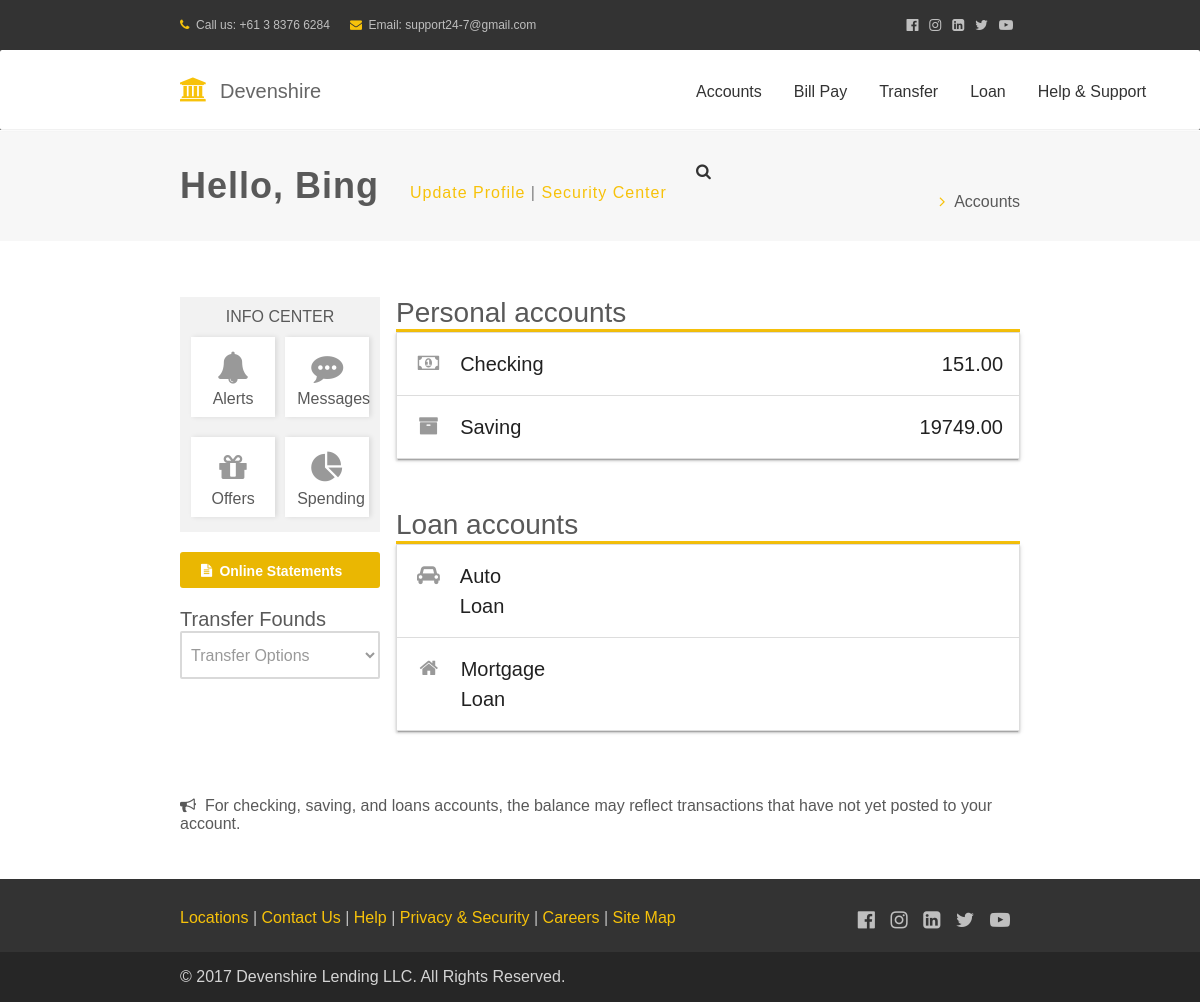
The app's page /accounts/ (signed in), older data.
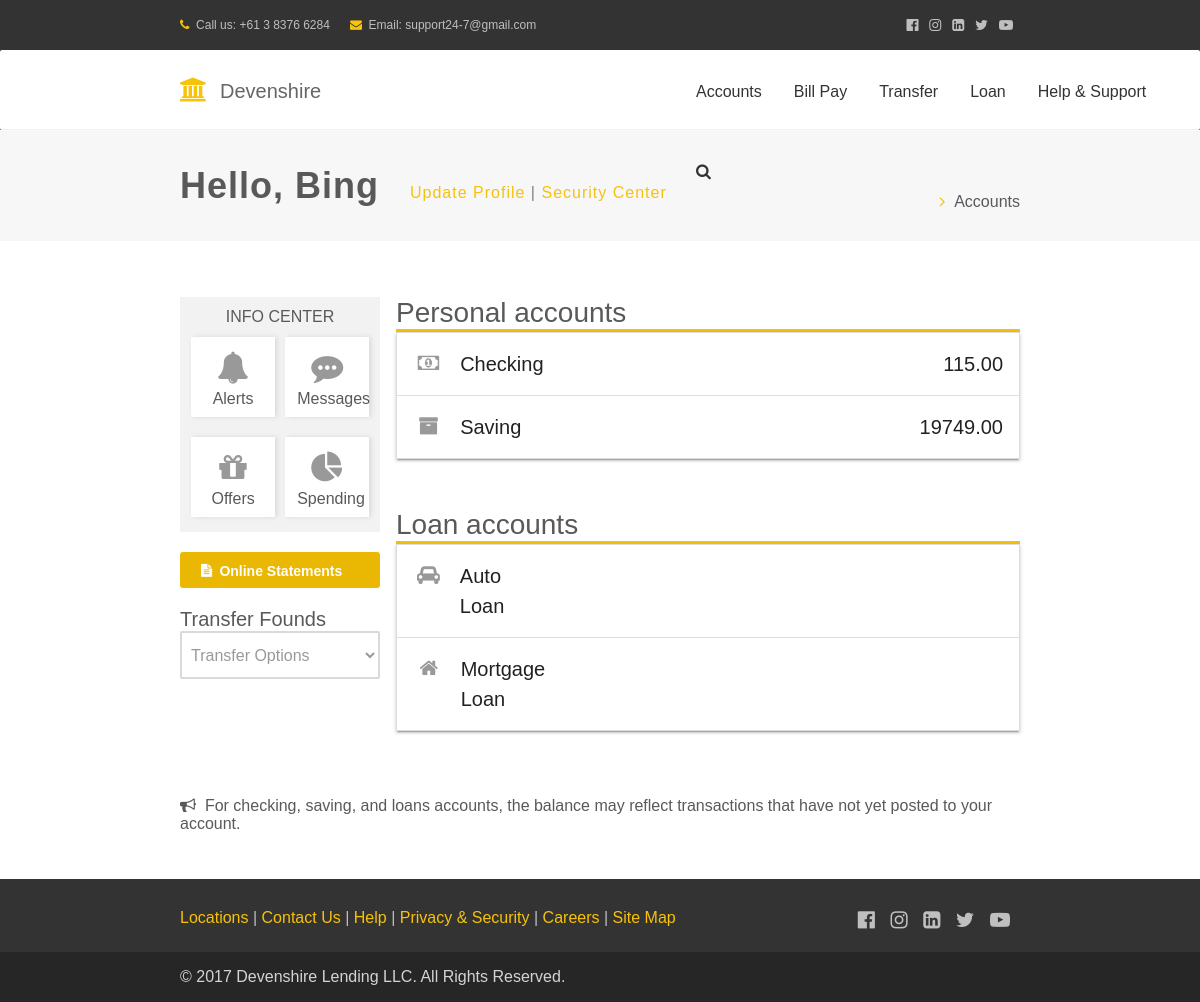
The same page, newer data.
### registration/models.py (models this page shows, shortened)
class TimeStampedModel(models.Model):
    created = models.DateTimeField(auto_now_add=True)
    modified = models.DateTimeField(auto_now=True)
    class Meta:
        abstract = True

class Profile(TimeStampedModel):
    user = models.OneToOneField(User, on_delete=models.CASCADE, related_name='profile')
    last_name = models.CharField(max_length=20, blank=False)
    first_name = models.CharField(max_length=20, blank=False)
    middle_name = models.CharField(max_length=20, blank=True, null=True)
    email = models.EmailField(max_length=32, blank=False)
    phone = models.CharField(max_length=32, blank=False)
    address = models.CharField(max_length=150, blank=False)
    date_of_birth = models.DateField(blank=False)
    GENDER_CHOICES = (
        ('M', 'Male'),
        ('F', 'Female'),
    )
    gender = models.CharField(max_length=1, choices=GENDER_CHOICES, blank=False)
    ssn = models.CharField(max_length=9, blank=False)
    USER_CHOICES = (
        ('C', 'client'),
        ('E', 'employee'),
    )
    type = models.CharField(max_length=1, choices=USER_CHOICES, blank=False)

### account/models.py (models this page shows, shortened)
class Checking_Account(models.Model):
    balance = MoneyField(
        decimal_places=2,
        default=0,
        default_currency='USD',
        max_digits=11,
    )
    account_number = models.BigIntegerField(unique=True)
    account = models.OneToOneField(Account,
                                   on_delete=models.CASCADE,
                                   unique=True,
                                   related_name="checking_account")
    def __str__(self):
        return str(self.account.profile.user.username) + "'s check account"

class Saving_Account(models.Model):
    balance = MoneyField(
        decimal_places=2,
        default=0,
        default_currency='USD',
        max_digits=11,
    )
    account_number = models.BigIntegerField(unique=True)
    account = models.OneToOneField(Account,
                                   on_delete=models.CASCADE,
                                   unique=True,
                                   related_name="saving_account")

### registration/views.py (the view)
# urls.py: url(r'^accounts/$', views.view_accounts, name='view_accounts'),
@login_required
def view_accounts(request):
    context = account_context(request)
    return render(request, 'account.html', context)

### log/templates/account.html (shortened to what this page needs)
{% block content %}
<!DOCTYPE html>
<html lang="en">
<head>
  <link href="/static/css/materialize.css" type="text/css" rel="stylesheet" media="screen,projection"/>
  <link href="/static/css/style.css" type="text/css" rel="stylesheet" media="screen,projection"/>
 <link rel="stylesheet" href="https://cdnjs.cloudflare.com/ajax/libs/font-awesome/4.7.0/css/font-awesome.min.css">
</head>
<body>
    <div class="navbar" style="height: 130px; padding-top:0px;">
        <nav style="height: 50px;background-color: #333333;">
            <div class="container" style="color: #f7c20a;font-size:12px;vertical-align:top">
                <i class="fa fa-phone" style="line-height:50px;vertical-align:top;" aria-hidden="true"></i>&nbsp;
                <span style="line-height:50px;vertical-align:top;color:#bfbfbf">Call us: +61 3 8376 6284</span>
                <i class="fa fa-envelope" style="line-height:50px;vertical-align:top;" aria-hidden="true"></i>&nbsp;
                <span style="line-height:50px;vertical-align:top;color:#bfbfbf">Email: support24-7@gmail.com</span>
                <span style="line-height:50px;vertical-align:top;float:right; font-size:14px;color:#bfbfbf;">
                        <i class="fa fa-facebook-official" aria-hidden="true">&nbsp;&nbsp;</i>
                        <i class="fa fa-instagram" aria-hidden="true">&nbsp;&nbsp;</i>
                        <i class="fa fa-linkedin-square" aria-hidden="true">&nbsp;&nbsp;</i>
                        <i class="fa fa-twitter" aria-hidden="true">&nbsp;&nbsp;</i>
                        <i class="fa fa-youtube-play" aria-hidden="true">&nbsp;&nbsp;</i>
                    </span>
            </div>
        </nav>
        <nav class="boxshadow" style = "height:80px;">
            <div class="container nav-wrapper" style="line-height:55px;vertical-align:middle;">
                <a href="#" class="brand-logo" style="color: #f7c20a;padding-left:0px;"><i class="fa fa-university" aria-hidden="true" style="line-height:50px; vertical-align: middle; font-size:24px;"></i></a><a href="#" class="brand-logo" style="color: #666666; padding-left:40px; font-size:20px;">Devenshire</a>
                <ul style="margin-left:500px;position: fixed;z-index:2;">
                    <li><a href="/accounts" style="height:80px;color:#333333;"><span class="menu">Accounts</span></a></li>
                    <li><a href="/account/transfer" style="height:80px;color:#333333;"><span class="menu">Bill Pay</span></a></li>
                    <li><a class="dropdown-button" href="#" data-activates="dropdown1" data-constrainwidth="false" style="height:80px;color:#333333;"><span class="menu">Transfer</span></a></li>
                    <li><a href="#" style="color:#333333;height:80px;"><span class="menu">Loan</span></a></li>
                    <li><a href="#" style="color:#333333;height:80px;"><span class="menu">Help & Support</span></a></li>
                    <li><a href="#" style="float:right;color:#333333;height:80px;"><span class="menu"><i class="fa fa-search" aria-hidden="true" style="line-height:55px;vertical-align: middle;"></i></span></a></li>
                </ul>
            </div>
        </nav>
    </div>
<div class="page-title"  style="height: 100px; margin-top: 131px;margin-bottom: 20px;">
                <div class="container">
                    <div class="page-title-heading">
                        <h1 class="title" style="color: #595959;padding-top:0px; line-height:0px; font-size:36px;">Hello, {{ user.profile.last_name }}    <span style="margin-left:20px;font-size: 16px; color:#808080;"> <a href="#" style="color:#f7c20a;font-weight: 500;">Update Profile</a> <span style="font-weight: 500;">|</span> <a href="#" style="color:#f7c20a;font-weight: 400;">Security Center</a></span></h1>
                        <span style="float: right; color: #595959; line-height:0px; vertical-align: middle;"><strong><i class="fa fa-angle-right" aria-hidden="true" style="color: #f7c20a;"></i>&nbsp;&nbsp;Accounts</span>
                    </div>
                </div>
    </div>
<div class="container">
<div class="section">
    <div class="row">
      <div class="col s3">
          <div style="margin-top:20px;background-color: #f2f2f2; width:200px;height:235px;margin-bottom: 20px;">
              <div style="color: #595959; font-size: 16px; text-align:center; line-height:40px;vertical-align: middle;"><strong>INFO CENTER</strong></div>
    <div class="row" style="margin-left:10px;">
      <div class="col s5" style="margin-left:1px;background-color: #fff; height:80px;box-shadow: 2px 0 5px rgba(0, 0, 0, 0.1);">
          <div style="text-align: center; line-height: 40px;padding-top: 15px;vertical-align: bottom;padding-bottom: 0px;"><i class="fa fa-bell" aria-hidden="true" style="font-size:32px;color:#999999;"></i>
          </div>
          <div style="line-height: 10px;vertical-align:top;text-align: center;color:#595959;">Alerts</div>
      </div>
      <div class="col s5" style="margin-left:1px;margin-left:10px;background-color: #fff; height:80px;box-shadow: 2px 0 5px rgba(0, 0, 0, 0.1);">
          <div style="text-align: center; line-height: 40px;padding-top: 15px;vertical-align: bottom;padding-bottom: 0px;"><i class="fa fa-commenting" aria-hidden="true" style="font-size:32px;color:#999999;"></i>
          </div>
          <div style="line-height: 10px;vertical-align:top;text-align: center;color:#595959;">Messages</div>
      </div>
    </div>
              <div class="row" style="margin-left:10px;">
      <div class="col s5" style="margin-left:1px;background-color: #fff; height:80px;box-shadow: 2px 0 5px rgba(0, 0, 0, 0.1);">
          <div style="text-align: center; line-height: 40px;padding-top: 15px;vertical-align: bottom;padding-bottom: 0px;"><i class="fa fa-gift" aria-hidden="true" style="font-size:32px;color:#999999;"></i>
          </div>
          <div style="line-height: 10px;vertical-align:top;text-align: center;color:#595959;">Offers</div>
      </div>
      <div class="col s5" style="margin-left:1px;margin-left:10px;background-color: #fff; height:80px;box-shadow: 2px 0 5px rgba(0, 0, 0, 0.1);">
          <div style="text-align: center; line-height: 40px;padding-top: 15px;vertical-align: bottom;padding-bottom: 0px;"><i class="fa fa-pie-chart" aria-hidden="true" style="font-size:32px;color:#999999;"></i>
          </div>
          <div style="line-height: 10px;vertical-align:top;text-align: center;color:#595959;">Spending</div>
      </div>
    </div>
          </div>
      <a id="online_statement" href={% url "download" %} style="width:200px;"><i class="fa fa-file-text" aria-hidden="true" style="line-height:20px; vertical-align: middle;"></i>&nbsp;&nbsp;<span style="font-size: 14px;line-height:20px; vertical-align: middle;">Online Statements</span></a>
              <br>
      <br>
          <div>
          <h5 style="color: #595959; font-size:20px;margin-top:20px;">Transfer Founds</h5>
          <select class="browser-default" style="width:200px; border-color: #d9d9d9; border-width:2px; color:#999999;" name="" onchange="self.location.href=options[selectedIndex].value" >
              <option value="#">Transfer Options</option>
          </select>
          </div>
      </div>
      <div class="col s9" style="background-color:  #fff;">
      <h4 style="color:#595959;font-size: 28px;margin-top:20px;">Personal accounts</h4>
          <div class="divider" style="background-color:#f7c20a;height:3px;margin-bottom: 0px;padding-bottom: 0px;"></div>
      <ul class="collapsible" data-collapsible="accordion" style="background-color: #fff;margin-top:0px;padding-top:0px;">
        <li>
            <div class="collapsible-header" style="font-size: 20px;"><i class="fa fa-money" aria-hidden="true" style="font-size:20px;line-height:28px; vertical-align:middle;color:#999999;"></i>Checking<span style="width: 80%;text-align: right;">{{ checking }}</span></div>
        </li>
        <li>
        <div class="collapsible-header" style="font-size: 20px;"><i class="fa fa-archive" aria-hidden="true" style="font-size:20px;line-height:28px; vertical-align:middle;color:#999999;"></i>Saving&nbsp;&nbsp;&nbsp;&nbsp;<span style="width: 80%;text-align: right;">{{ saving }}</span></div>
        </li>
        </ul>
        <h4 style="color:#595959; margin-top: 50px;font-size: 28px;">Loan accounts</h4>
       <div class="divider" style="background-color:#f7c20a;height:3px;margin-bottom: 0px;padding-bottom: 0px;"></div>
      <ul class="collapsible" data-collapsible="accordion" style="background-color: #fff;margin-top:0px;padding-top:0px;">
        <li>
            <div class="collapsible-header" style="font-size: 20px;"><i class="fa fa-car" aria-hidden="true" style="font-size:20px;line-height:28px; vertical-align:middle;color:#999999;"></i>Auto Loan<span style="width: 80%;text-align: right;"></span></div>
        </li>
        <li>
        <div class="collapsible-header"  style="font-size: 20px;"><i class="fa fa-home" aria-hidden="true" style="font-size:20px;line-height:28px; vertical-align:middle;color:#999999;"></i>Mortgage Loan<span style="width: 70%;text-align: right;"></span></div>
        </li>
        </ul>
    </div>
  </div>
    <div style="margin-top: 50px; color: #595959;">
        <i class="fa fa-bullhorn" aria-hidden="true"></i>&nbsp;&nbsp;For checking, saving, and loans accounts, the balance may reflect transactions that have not yet posted to your account.
    </div>
</div>
</div>
    <footer class = "page-footer" style="background-color: #333333; color: #f7c20a; margin-top: 30px;">
        <div class="container">
        <div class = "row">
            <div class = "col s12">
                <div class="footer-link" style="color:#bfbfbf; padding-top:10px;">
                <a href="#">Locations</a> | <a href="#">Contact Us</a> | <a href="#">Help</a> | <a href="#">Privacy & Security</a> | <a href="#">Careers</a> | <a href="#">Site Map</a>
                    <span style="float:right; font-size:20px;">
                        <i class="fa fa-facebook-official" aria-hidden="true">&nbsp;&nbsp;</i>
                        <i class="fa fa-instagram" aria-hidden="true">&nbsp;&nbsp;</i>
                        <i class="fa fa-linkedin-square" aria-hidden="true">&nbsp;&nbsp;</i>
                        <i class="fa fa-twitter" aria-hidden="true">&nbsp;&nbsp;</i>
                        <i class="fa fa-youtube-play" aria-hidden="true">&nbsp;&nbsp;</i>
                    </span>
                </div>
            </div>
         </div>
        </div>
         <div class = "footer-copyright" style="background-color: #262626;">
            <div class = "container">
               © 2017 Devenshire Lending LLC. All Rights Reserved.
            </div>
         </div>
       </footer>
{% endblock %}
  </body>
</html>

### account/static/account/css/style.css (style rules this page uses)
html,body,div,span,applet,object,iframe,h1,h2,h3,h4,h5,h6,p,blockquote,pre,a,abbr,acronym,address,big,cite,code,del,dfn,em,img,ins,kbd,q,s,samp,small,strike,strong,sub,sup,tt,var,b,u,i,dl,dt,dd,ol,nav ul,nav li,fieldset,form,label,legend,table,caption,tbody,tfoot,thead,tr,th,td,article,aside,canvas,details,embed,figure,figcaption,footer,header,hgroup,menu,nav,output,ruby,section,summary,time,mark,audio,video { margin:0;padding:0;border:0;font-size:100%;font:inherit;vertical-align:baseline; }
article, aside, details, figcaption, figure,footer, header, hgroup, menu, nav, section { display: block; }
ol,ul { list-style:none;margin:0px;padding:0px; }
a { text-decoration:none; }
html, body { font-size: 100%; background:url(../images/banner.jpg) no-repeat 0px 0px; background-size: cover; -webkit-background-size: cover; -moz-background-size: cover; -o-background-size: cover; -ms-background-size: cover; background-attachment: fixed; font-family: 'Raleway', sans-serif; }
h1,h2,h3,h4,h5,h6,input,p,a,select,button { font-family: 'Raleway', sans-serif; margin:0; }
ul,label { margin:0; padding:0; }
body a:hover,body a { text-decoration:none; }
input[type="submit"],a { transition:.5s ease-in; -webkit-transition:.5s ease-in; -moz-transition:.5s ease-in; -o-transition:.5s ease-in; -ms-transition:.5s ease-in; }

Row changes from the older to the newer data that the page shows:
changed Checking_Account: balance "151.00" → "115.00"
